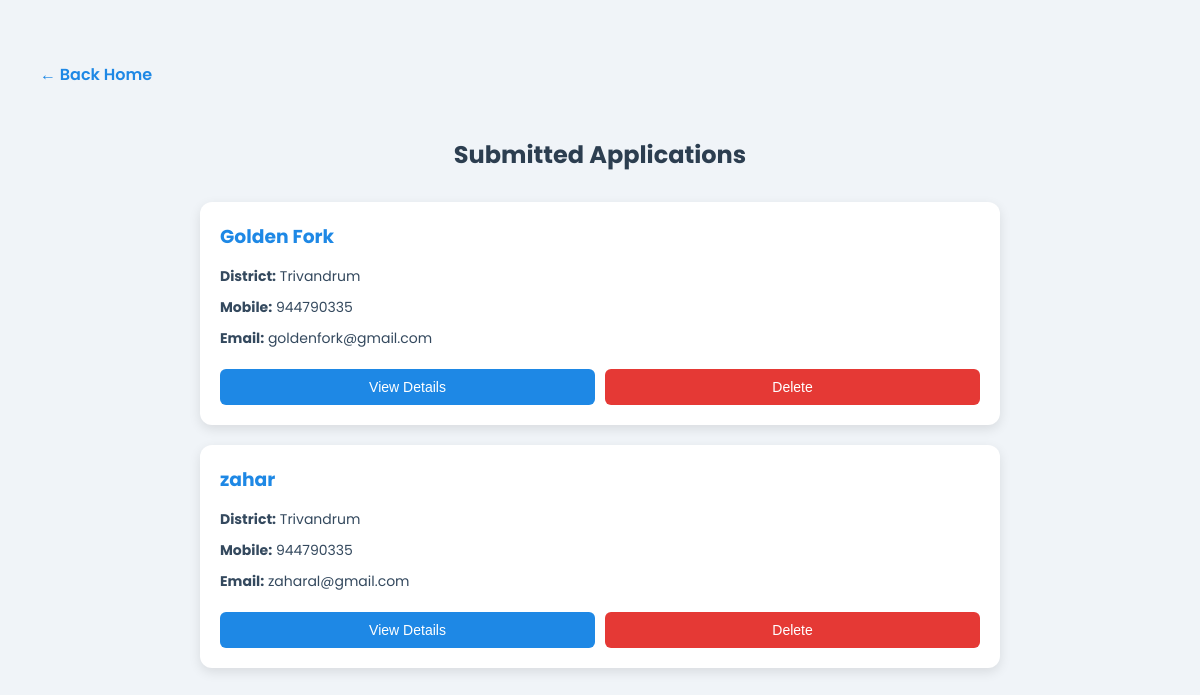
Screenshot of /view_certificate_applications with the database file from the repository.
### RestaurantApp/models.py (models this page shows)
class Certificate_Application(models.Model):
     res_id=models.ForeignKey('Restaurants',on_delete=models.CASCADE)
     name=models.CharField(max_length=200)
     owner_name=models.CharField(max_length=100,null=True)
     address=models.TextField()
     district=models.CharField(max_length=100)
     pincode=models.IntegerField(default=000000)
     validity=models.IntegerField(default=1)
     mobile=models.IntegerField(null=False)
     tel=models.IntegerField(null=False)
     email=models.EmailField()
     current_date=models.DateField(auto_now_add=True)

### RestaurantApp/views.py (the view)
# urls.py: path('view_certificate_applications',views.view_certificate_applications,name='view_certificate_applications'),
def view_certificate_applications(request):
    applications=Certificate_Application.objects.all().order_by('current_date')
    return render(request,'view_certificate_applications.html',{'applications':applications})

### RestaurantApp/templates/view_certificate_applications.html (shortened to what this page needs)
<!DOCTYPE html>
<html lang="en">
<head>
</head>
<body>
<h3><a href="javascript:history.back()">← Back Home</a></h3>
<h2>Submitted Applications</h2>
<div class="grid-container">
    {% for a in applications %}
    <div class="card">
        <h3>{{ a.name }}</h3>
        <p><strong>District:</strong> {{ a.district }}</p>
        <p><strong>Mobile:</strong> {{ a.mobile }}</p>
        <p><strong>Email:</strong> {{ a.email }}</p>
        <div class="btn-group">
            <button class="view-btn" onclick="location.href='{% url 'view_full_application' a.id %}'">View Details</button>
            <button class="delete-btn" onclick="event.preventDefault(); document.getElementById('delete-form-{{ a.id }}').submit();">Delete</button>
        </div>
    </div>
    {% endfor %}
</div>
</body>
</html>

### RestaurantApp/templates/view_certificate_applications.html (style rules this page uses)
body { font-family: 'Poppins', sans-serif; background-color: #f0f4f8; margin: 0; padding: 40px; }
h2 { text-align: center; margin-bottom: 30px; color: #2c3e50; }
h3 a { font-size: 16px; color: #1e88e5; text-decoration: none; display: inline-flex; align-items: center; margin-bottom: 30px; font-weight: 600; transition: color 0.3s ease, transform 0.3s ease; }
.grid-container { display: flex; flex-direction: column; gap: 20px; max-width: 800px; margin: auto; }
.card { background: white; padding: 20px; border-radius: 12px; box-shadow: 0 4px 12px rgba(0,0,0,0.1); display: flex; flex-direction: column; }
.card h3 { margin: 0 0 10px; color: #1e88e5; }
.card p { margin: 5px 0; font-size: 14px; color: #34495e; }
.btn-group { display: flex; justify-content: space-between; gap: 10px; margin-top: 15px; }
.view-btn, .delete-btn { flex: 1; padding: 10px; font-size: 14px; border: none; border-radius: 6px; cursor: pointer; transition: background 0.3s ease; }
.view-btn { background: #1e88e5; color: white; }
.delete-btn { background: #e53935; color: white; }

### rows the page displays
Certificate_Application: name "Golden Fork", district "Trivandrum", mobile "944790335", email "goldenfork@gmail.com"
Certificate_Application: name "zahar", district "Trivandrum", mobile "944790335", email "zaharal@gmail.com"
